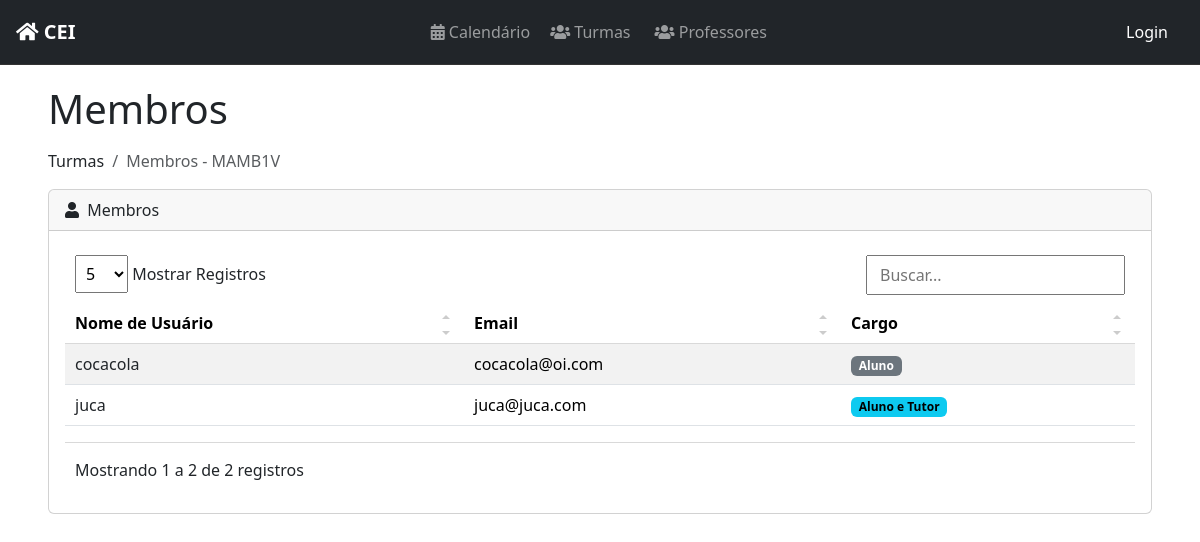
Page /turma/4/ on the committed database.
### classes/models.py (models this page shows, shortened)
class Turma(models.Model):
    TURNO_CHOICES = [
        ('manha', 'Manhã'),
        ('tarde', 'Tarde'),
        ('noite', 'Noite'),
    ]
    CURSO_CHOICES = [
        ('edificacoes', 'Edificações'),
        ('informatica', 'Informática'),
        ('meio_ambiente', 'Meio Ambiente'),
        ('matematica', 'Matemática'),
    ]
    SERIE_CHOICES = [
        ('1', '1º Ano'),
        ('2', '2º Ano'),
        ('3', '3º Ano'),
        ('4', '4º Ano'),
    ]
    nome = models.CharField(max_length=8, unique=True)
    serie = models.CharField(max_length=1, choices=SERIE_CHOICES)
    turno = models.CharField(max_length=5, choices=TURNO_CHOICES)
    curso = models.CharField(max_length=15, choices=CURSO_CHOICES)

### profiles/models.py (models this page shows, shortened)
class CustomUser(AbstractUser):
    id = models.BigAutoField(primary_key=True)
    turma = models.ForeignKey('classes.Turma', on_delete=models.SET_NULL, blank=True, null=True, related_name='customuser_set')
    @property
    def cargo(self):
        if self.groups.filter(name="Tutor").exists():
            return "Aluno e Tutor"
        elif self.groups.filter(name="Discente").exists():
            return "Aluno"
        elif self.groups.filter(name="Docente").exists():
            return "Professor"
        elif self.groups.filter(name="Administrador").exists():
            return "Administrador"
        return "Indefinido"

### classes/views.py (the view)
# urls.py: path('turma/<int:pk>/', TurmaMembersView.as_view(), name='turma_members'),
class TurmaMembersView(DetailView):
    model = Turma
    template_name = 'classes/listar_membros.html'
    context_object_name = 'turma'
    def get_context_data(self, **kwargs):
        context = super().get_context_data(**kwargs)
        context['is_admin'] = self.request.user.groups.filter(name="Administrador").exists()
        turma = self.object
        group_name = f"{turma.nome}_{turma.serie}_{turma.turno}_{turma.curso}"
        group = Group.objects.filter(name=group_name).first()
        context['members'] = group.user_set.all() if group else []
        return context

### tasks/context_processors.py (called while the page is built)
def user_in_discente(request):
    if request.user.is_authenticated:
        return {'user_in_discente': request.user.groups.filter(name="Discente").exists()}
    return {'user_in_discente': False}

### classes/templates/classes/listar_membros.html (shortened to what this page needs)
{% extends 'base.html' %}
{% load static %}
{% block content %}
<div class="container-fluid">
    <h1 class="mb-3">Membros</h1>
    <ol class="breadcrumb mb-3">
        <li class="breadcrumb-item">Turmas</li>
        <li class="breadcrumb-item active">Membros - {{ turma.nome }}</li>
    </ol>
    {% if members %}
        <div class="card">
            <div class="card-header">
                <i class="fas fa-user me-1"></i>
                Membros
            </div>
            <div class="card-body">
                <div class="table-responsive">
                    <table id="membersTable" class="table table-striped table-hover">
                        <thead>
                            <tr>
                                <th>Nome de Usuário</th>
                                <th>Email</th>
                                <th>Cargo</th>
                            </tr>
                        </thead>
                        <tbody>
                            {% for member in members %}
                            <tr>
                                <td>
                                    <a {% if is_admin %} href="{% url 'user_detail' member.id %}" {% endif %} class="text-decoration-none text-dark">
                                        {{ member.username }}
                                    </a>
                                </td>
                                <td>{{ member.email }}</td>
                                <td>
                                    {% if member.cargo == "Aluno e Tutor" %}
                                        <span class="badge text-bg-info">Aluno e Tutor</span>
                                    {% elif member.cargo == "Aluno" %}
                                        <span class="badge text-bg-secondary">Aluno</span>
                                    {% else %}
                                        <span class="badge text-bg-primary">{{ member.cargo }}</span>
                                    {% endif %}
                                </td>
                            </tr>
                            {% endfor %}
                        </tbody>
                    </table>
                </div>
            </div>
        </div>
    {% else %}
        <div class="alert alert-warning" role="alert">
            Não há membros cadastrados nesta turma.
        </div>
    {% endif %}
</div>
{% endblock %}
{% block scripts %}
<link href="{% static 'css/style.min.css' %}" rel="stylesheet"/>
{% endblock %}

### static/css/styles.css (style rules this page uses)
.container-fluid { padding: 0; }

### rows in the picture
Turma: nome "MAMB1V"
CustomUser: username "cocacola", email "cocacola@oi.com", shows "Aluno"
CustomUser: username "juca", email "juca@juca.com", shows "Aluno e Tutor"
